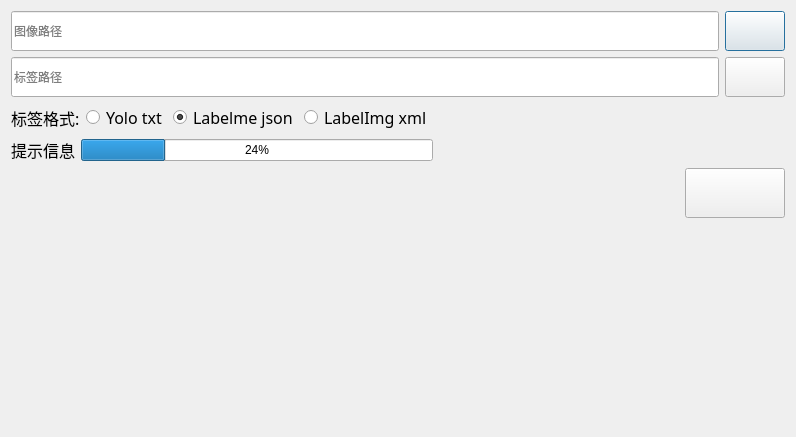
<?xml version="1.0" encoding="UTF-8"?>
<ui version="4.0">
 <class>ImportData</class>
 <widget class="QDialog" name="ImportData">
  <property name="geometry">
   <rect>
    <x>0</x>
    <y>0</y>
    <width>796</width>
    <height>437</height>
   </rect>
  </property>
  <property name="windowTitle">
   <string>导入数据</string>
  </property>
  <layout class="QGridLayout" name="gridLayout">
   <item row="0" column="0">
    <layout class="QVBoxLayout" name="verticalLayout">
     <property name="bottomMargin">
      <number>0</number>
     </property>
     <item>
      <layout class="QHBoxLayout" name="horizontalLayout">
       <item>
        <widget class="QLineEdit" name="image_path_txt">
         <property name="minimumSize">
          <size>
           <width>300</width>
           <height>40</height>
          </size>
         </property>
         <property name="placeholderText">
          <string>图像路径</string>
         </property>
        </widget>
       </item>
       <item>
        <widget class="QPushButton" name="choose_image_dir_btn">
         <property name="minimumSize">
          <size>
           <width>60</width>
           <height>40</height>
          </size>
         </property>
         <property name="text">
          <string/>
         </property>
         <property name="icon">
          <iconset>
           <normaloff>../resources/打开.png</normaloff>../resources/打开.png</iconset>
         </property>
         <property name="iconSize">
          <size>
           <width>45</width>
           <height>40</height>
          </size>
         </property>
        </widget>
       </item>
      </layout>
     </item>
     <item>
      <layout class="QHBoxLayout" name="horizontalLayout_2">
       <item>
        <widget class="QLineEdit" name="label_path_txt">
         <property name="minimumSize">
          <size>
           <width>300</width>
           <height>40</height>
          </size>
         </property>
         <property name="placeholderText">
          <string>标签路径</string>
         </property>
        </widget>
       </item>
       <item>
        <widget class="QPushButton" name="choose_label_dir_btn">
         <property name="minimumSize">
          <size>
           <width>60</width>
           <height>40</height>
          </size>
         </property>
         <property name="text">
          <string/>
         </property>
         <property name="icon">
          <iconset>
           <normaloff>../resources/打开.png</normaloff>../resources/打开.png</iconset>
         </property>
         <property name="iconSize">
          <size>
           <width>45</width>
           <height>40</height>
          </size>
         </property>
        </widget>
       </item>
      </layout>
     </item>
     <item>
      <layout class="QHBoxLayout" name="horizontalLayout_3">
       <item>
        <widget class="QLabel" name="label_fmt">
         <property name="font">
          <font>
           <family>Microsoft YaHei</family>
           <pointsize>12</pointsize>
          </font>
         </property>
         <property name="text">
          <string>标签格式:</string>
         </property>
        </widget>
       </item>
       <item>
        <widget class="QRadioButton" name="yolo_fmt">
         <property name="font">
          <font>
           <family>Microsoft YaHei</family>
           <pointsize>12</pointsize>
          </font>
         </property>
         <property name="text">
          <string>Yolo txt</string>
         </property>
        </widget>
       </item>
       <item>
        <widget class="QRadioButton" name="labelme_fmt">
         <property name="font">
          <font>
           <family>Microsoft YaHei</family>
           <pointsize>12</pointsize>
          </font>
         </property>
         <property name="text">
          <string>Labelme json</string>
         </property>
         <property name="checked">
          <bool>true</bool>
         </property>
        </widget>
       </item>
       <item>
        <widget class="QRadioButton" name="labelImg_fmt">
         <property name="font">
          <font>
           <family>Microsoft YaHei</family>
           <pointsize>12</pointsize>
          </font>
         </property>
         <property name="text">
          <string>LabelImg xml</string>
         </property>
        </widget>
       </item>
       <item>
        <spacer name="horizontalSpacer_3">
         <property name="orientation">
          <enum>Qt::Horizontal</enum>
         </property>
         <property name="sizeHint" stdset="0">
          <size>
           <width>40</width>
           <height>20</height>
          </size>
         </property>
        </spacer>
       </item>
      </layout>
     </item>
     <item>
      <layout class="QHBoxLayout" name="horizontalLayout_4">
       <item>
        <widget class="QLabel" name="tips_lbl">
         <property name="font">
          <font>
           <family>Microsoft YaHei</family>
           <pointsize>12</pointsize>
          </font>
         </property>
         <property name="text">
          <string>提示信息</string>
         </property>
        </widget>
       </item>
       <item>
        <widget class="QProgressBar" name="progress_bar">
         <property name="value">
          <number>24</number>
         </property>
        </widget>
       </item>
       <item>
        <spacer name="horizontalSpacer">
         <property name="orientation">
          <enum>Qt::Horizontal</enum>
         </property>
         <property name="sizeHint" stdset="0">
          <size>
           <width>40</width>
           <height>20</height>
          </size>
         </property>
        </spacer>
       </item>
      </layout>
     </item>
     <item>
      <layout class="QHBoxLayout" name="horizontalLayout_5">
       <property name="bottomMargin">
        <number>0</number>
       </property>
       <item>
        <spacer name="horizontalSpacer_2">
         <property name="orientation">
          <enum>Qt::Horizontal</enum>
         </property>
         <property name="sizeHint" stdset="0">
          <size>
           <width>40</width>
           <height>20</height>
          </size>
         </property>
        </spacer>
       </item>
       <item>
        <widget class="QPushButton" name="done_import_btn">
         <property name="minimumSize">
          <size>
           <width>100</width>
           <height>50</height>
          </size>
         </property>
         <property name="text">
          <string/>
         </property>
         <property name="icon">
          <iconset>
           <normaloff>../resources/确定.png</normaloff>../resources/确定.png</iconset>
         </property>
         <property name="iconSize">
          <size>
           <width>40</width>
           <height>25</height>
          </size>
         </property>
        </widget>
       </item>
      </layout>
     </item>
    </layout>
   </item>
   <item row="1" column="0">
    <spacer name="verticalSpacer">
     <property name="orientation">
      <enum>Qt::Vertical</enum>
     </property>
     <property name="sizeHint" stdset="0">
      <size>
       <width>20</width>
       <height>40</height>
      </size>
     </property>
    </spacer>
   </item>
  </layout>
 </widget>
 <resources/>
 <connections/>
</ui>
